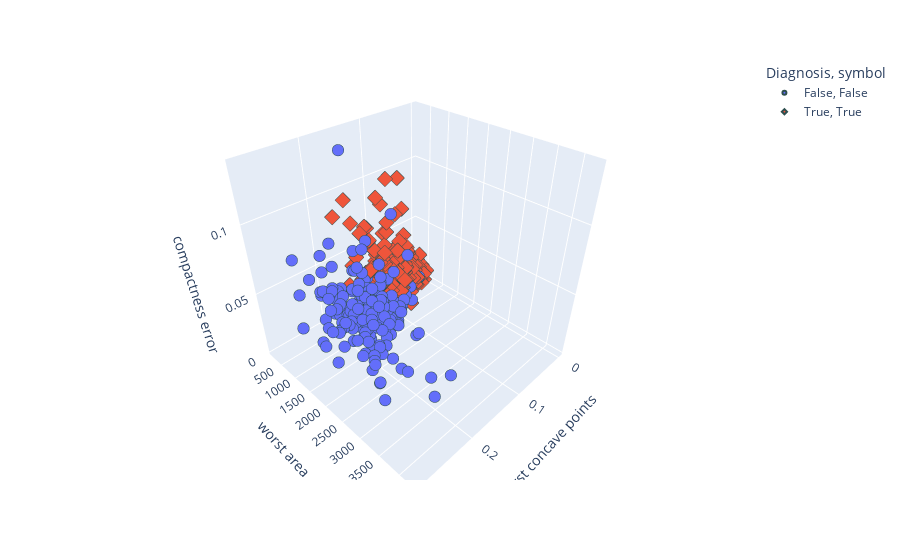

Source (notebook cell):
### Markdown cell above
Does this tell us anything about whether an individual likely has breast cancer?

### Code cell
produce_scatter_plot(breast_cancer_inputs,breast_cancer_outputs,['worst concave points', 'worst area', 'compactness error'])

### Figure 1 — Plotly figure (JSON) as saved in the notebook; plotly's stock layout.template omitted (floating-point values rounded to 4 significant figures; data arrays with more than 128 entries replaced by an {"elided": "..."} marker saying what was removed)
{"data": [{"hovertemplate": "Diagnosis=False<br>symbol=False<br>worst concave points=%{x}<br>worst area=%{y}<br>compactness error=%{z}<extra></extra>", "legendgroup": "False, False", "marker": {"color": "#636efa", "line": {"color": "DarkSlateGrey", "width": 2}, "size": 4, "symbol": "circle"}, "mode": "markers", "name": "False, False", "scene": "scene", "showlegend": true, "type": "scatter3d", "x": {"elided": "212 float values"}, "y": {"elided": "212 float values"}, "z": {"elided": "212 float values"}}, {"hovertemplate": "Diagnosis=True<br>symbol=True<br>worst concave points=%{x}<br>worst area=%{y}<br>compactness error=%{z}<extra></extra>", "legendgroup": "True, True", "marker": {"color": "#EF553B", "line": {"color": "DarkSlateGrey", "width": 2}, "size": 4, "symbol": "diamond"}, "mode": "markers", "name": "True, True", "scene": "scene", "showlegend": true, "type": "scatter3d", "x": {"elided": "357 float values"}, "y": {"elided": "357 float values"}, "z": {"elided": "357 float values"}}], "layout": {"legend": {"title": {"text": "Diagnosis, symbol"}, "tracegroupgap": 0}, "margin": {"t": 60}, "scene": {"domain": {"x": [0, 1], "y": [0, 1]}, "xaxis": {"title": {"text": "worst concave points"}}, "yaxis": {"title": {"text": "worst area"}}, "zaxis": {"title": {"text": "compactness error"}}}}}
